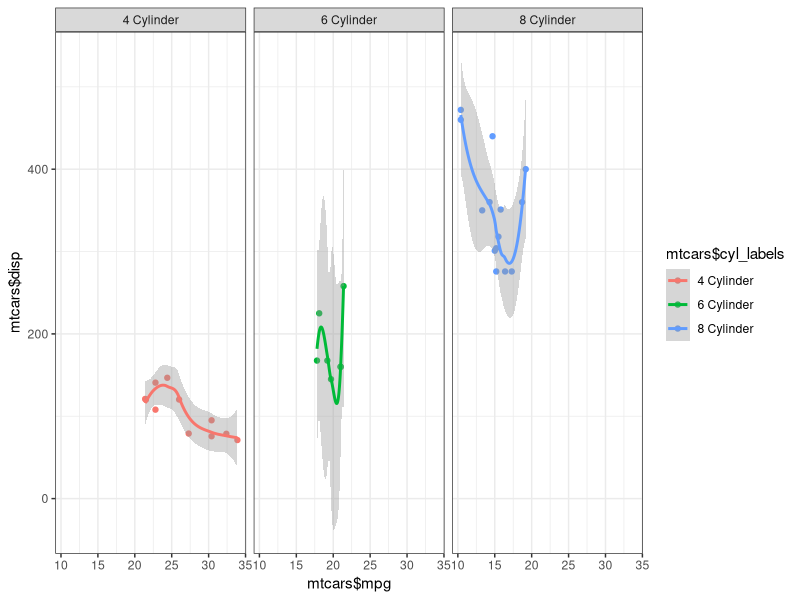

Recreate this plot in R.
library(ggplot2)
library(datasets)
data("mtcars")

mtcars$cyl_labels <- factor(as.character(mtcars$cyl), labels = c("4 Cylinder", "6 Cylinder", "8 Cylinder"))
factor()

str(mtcars)

ggplot(mtcars,aes(mtcars$mpg,mtcars$disp,color=mtcars$cyl_labels)) + geom_point()+ facet_wrap(mtcars$cyl_labels) + geom_smooth()+ theme_bw()
